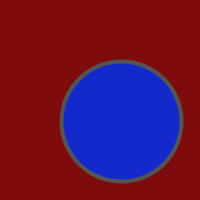
Frame 1 (no input)
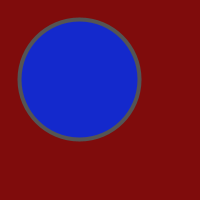
Frame 60 (the mouse pressed at the canvas centre just before this capture)
Frame 120 (the mouse held since frame 60 and released just before this capture): identical to frame 60, image omitted

The Processing sketch that drew these frames (run headless with seeded random() and noise(); from frame 60 on, the mouse is pressed at the canvas centre):

// Processing sketch: processing_intro_10
// ── processing_intro_10.pde
/*
 Introducción a Processing.org
 Ejemplo 10: Animación VI: uso de valores aleatorios con noise().
 */

int factorEscala = 2;
float inicio = 0;
float inc = 0.01;

void settings() {
  size (factorEscala * 100, factorEscala * 100);
}
void setup() {
  colorMode(HSB, 360, 100, 100, 100);
}
void draw() {
  background(0, 90, 50);
  strokeWeight(2 * factorEscala);
  strokeJoin(ROUND);
  // círculo
  stroke(0, 0, 33);
  fill(233, 90, 80);
  ellipse(noise(inicio) * 100 * factorEscala, noise(inicio) * 100 * factorEscala, factorEscala * 60, factorEscala * 60);
  inicio = inicio + inc;
}
